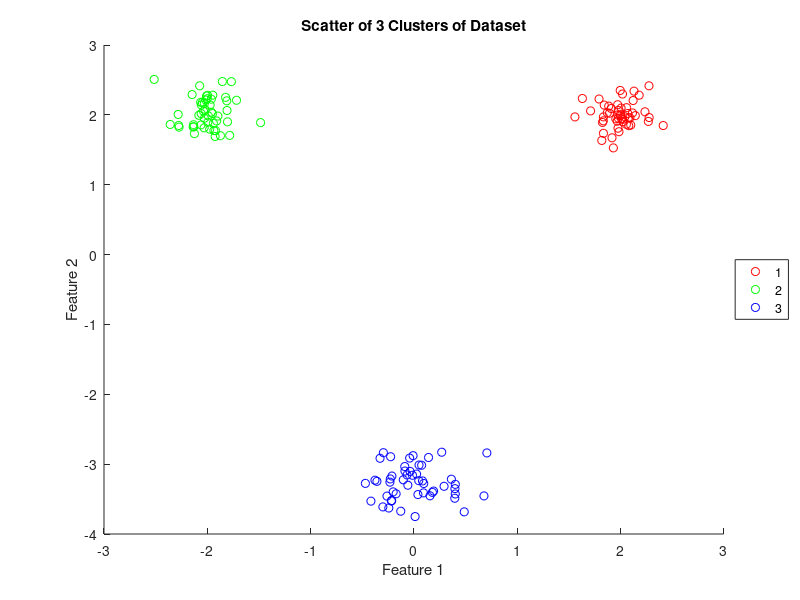
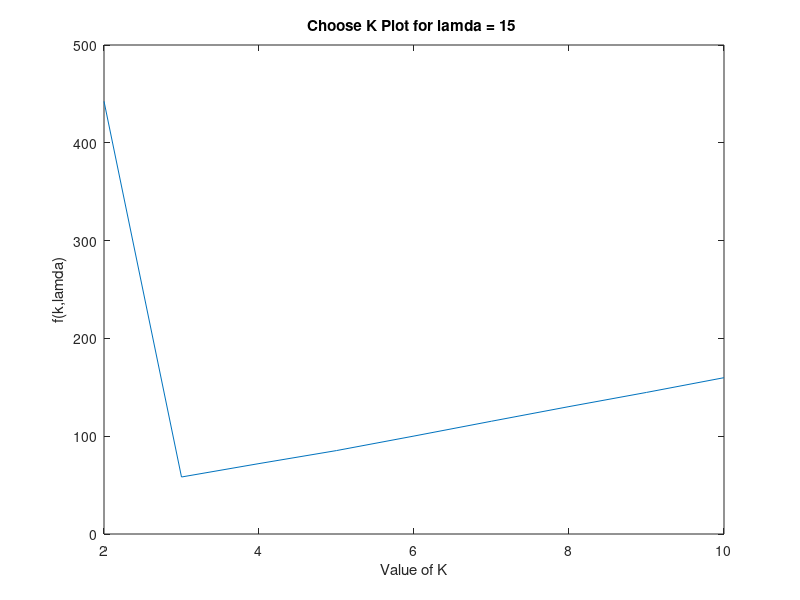
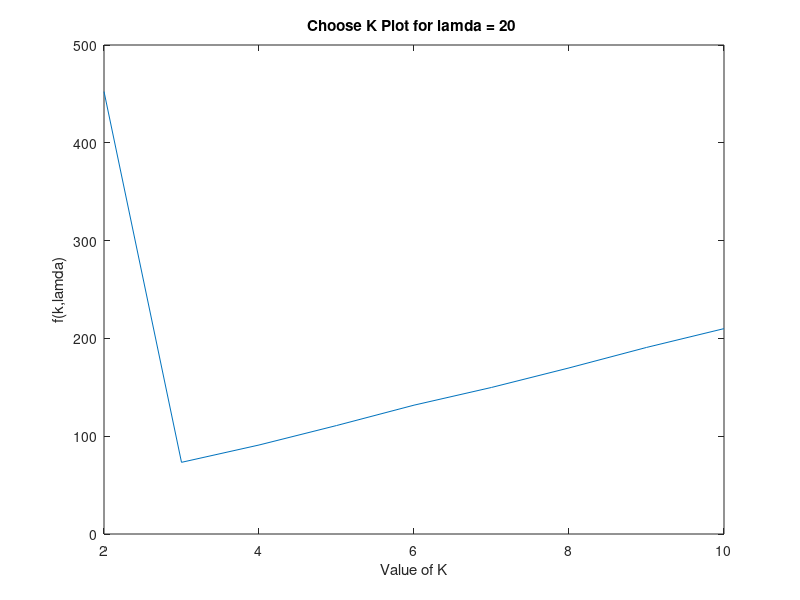
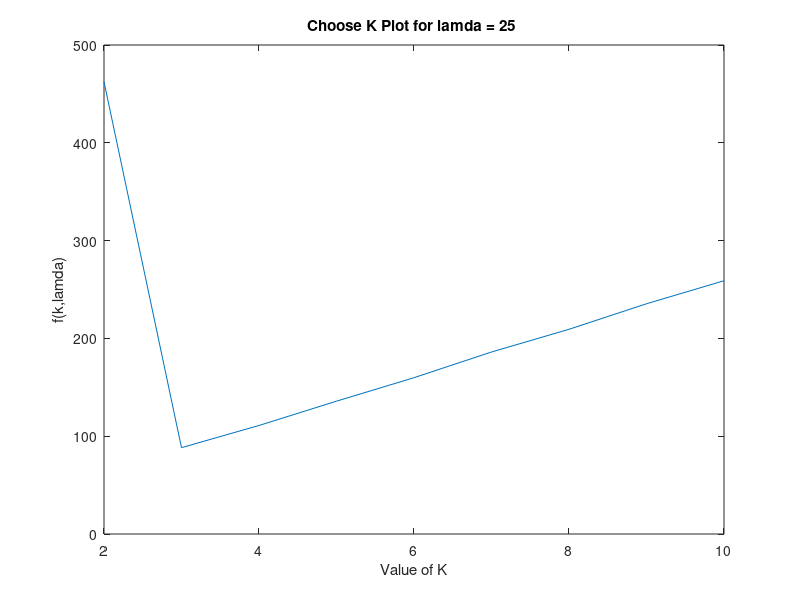

The MATLAB script that drew these images, in order:

clear, clc, close all,

%% Generate Gaussian data:

R1 = mvnrnd([2;2],0.02*eye(2),50);
R2 = mvnrnd([-2;2],0.05*eye(2),50);
R3 = mvnrnd([0;-3.25],0.07*eye(2),50);
scatter(R1(:,1),R1(:,2),'r');
xlabel('Feature 1');
ylabel('Feature 2');
title('Scatter of 3 Clusters of Dataset');

hold on
scatter(R2(:,1),R2(:,2),'g');
scatter(R3(:,1),R3(:,2),'b');
legend('1','2','3','location','EastOutside');
hold off

%% Choose K (4.2d)
DATA = [R1;R2;R3];
K = [2,3,4,5,6,7,8,9,10];
lamda = [15,20,25,30];
for l = 1:4
    WCSS_k = zeros(1,9);
    %Run Random k-means for 9 times
    for ik = 1:length(K)
        K_val = K(ik);
        WCSS_random = zeros(1,10);
        labels = ones(length(DATA),10);
        for r = 1:10
            MU_init = [6,7].*rand(K_val,2);
            MU_init(:,1) = MU_init(:,1)+((-3)*ones(K_val,1));
            MU_init(:,2) = MU_init(:,2)+((-4)*ones(K_val,1));



            MU_previous = MU_init;
            MU_current = MU_init;

            % initializations

            converged = 0;
            iteration = 0;
            convergence_threshold = 0.025;

            while (converged==0)
                iteration = iteration + 1;
                fprintf('Iteration: %d\n',iteration)

                % CODE - Assignment Step - Assign each data observation to the cluster with the nearest mean:
                % Write code below here:
                d =[];
                for i = 1:K_val
                    u = [MU_init(i,1),MU_init(i,2)].*ones(length(DATA),2);
                    dtoi = (DATA(:,1)-u(:,1)).^2 + (DATA(:,2)-u(:,2)).^2;
                    d = [d,dtoi];
                end

                [dd,ii] = min(d,[],2);
                labels(:,r) = ii';

                % CODE - Mean Updating - Update the cluster means
                % Write code below here:
                MU_previous = MU_current;
                clusters = zeros(K_val,2);
                for z = 1:K_val
                    c = zeros(K_val);
                    for j = 1:length(labels(:,1))
                        if labels(j,r) == z
                            clusters(z,1) = clusters(z,1)+DATA(j,1);
                            clusters(z,2) = clusters(z,2)+DATA(j,2);
                            c(z) = c(z)+1;

                        end
                    end
                    clusters(z,1) = clusters(z,1)/c(z);
                    clusters(z,2) = clusters(z,2)/c(z);
                end
                MU_current = clusters;



                %CODE 4 - Check for convergence 
                % Write code below here:
                conv = max(max(MU_current-MU_previous));
                if (conv < convergence_threshold)
                    converged=1;
                end

                % CODE 5 - Plot clustering results if converged:
                % Write code below here:
                if (converged == 1)
                    fprintf('\nConverged.\n')
                    %If converged, get WCSS metric
                    % Add code below
                    D_wcss=zeros(1,K_val);
                    for i2 = 1:K_val
                        for j2 = 1:length(labels(:,1))
                            if labels(j2,r) == i2
                                D_wcss(1,i2) = D_wcss(1,i2)+((DATA(j2,1)-MU_current(i2,1)).^2 ... 
                                    + (DATA(j2,2)-MU_current(i2,2)).^2);

                            end
                        end
                    end
                end
            end
            WCSS_random(r) = sum(D_wcss);
        end
        WCSS_k(ik) = min(WCSS_random)+lamda(l)*K_val;
    end
    figure
    plot(K,WCSS_k);
    xlabel('Value of K');
    ylabel('f(k,lamda)');
    title(['Choose K Plot for lamda = ',num2str(lamda(l)),' ']);
end


%% Observation:
%As lamda increases, there is a more and more obvious 'elbow' in the plot
%of f(k,lamda) against k. Since the panelty increases as either lamda or k
%increases, it is much more easier for us to observe the elbow and choose
%that value of k if we set a higher lamda.
